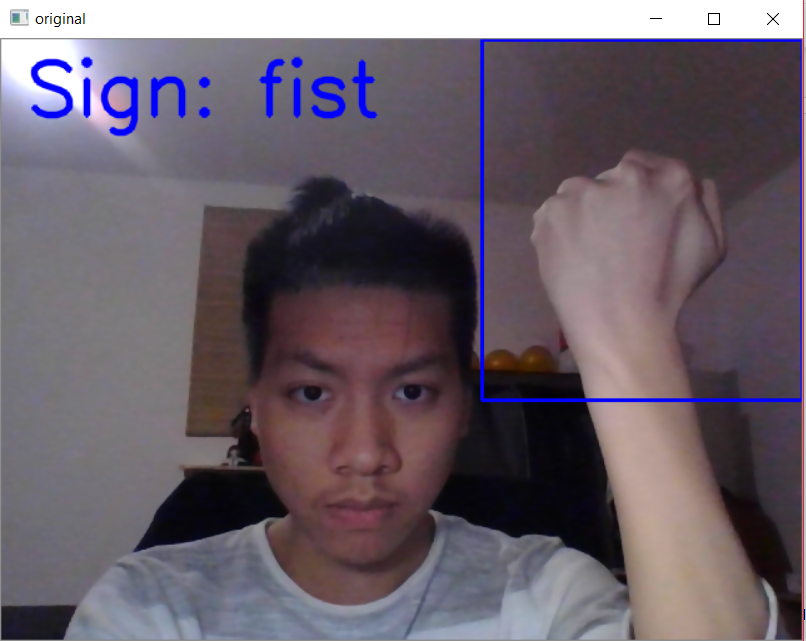
#> input picture Deep Learning with Keras/Hand Sign Detection/examples/example1.png, 806 x 641 px, given in place of the camera
$ jupyter execute --allow-errors detect_webcam.ipynb
#> lines starting #> are read from the running program, lines starting #| are printed output that depends on the picture; after the words box and inside, x2 and y2 are one past the last pixel; in counts of white or black regions, pixels touching at a corner belong together
[cell 1]
import cv2
import numpy as np
from tensorflow.keras.models import load_model

[cell 2]
prediction = ''
score = 0
bgModel = None

[cell 3]
gesture_names = {0: 'fist',
                1: 'L',
                2: 'okay',
                3: 'peace',
                4: 'palm'}

#> (a cell that did not finish here is left out)

[cell 5]
def predict_vgg(image):
    image = np.array(image, dtype = 'float32')
    image /= 255
    pred_array = model.predict(image)
    sign = gesture_names[np.argmax(pred_array)]
    score = float('%0.2f' % (max(pred_array[0])*100))
    return sign, score

[cell 6]
def remove_background(frame):
    fgmask = bgModel.apply(frame, learningRate=learningRate)
    kernel = np.ones((3, 3), np.uint8)
    fgmask = cv2.erode(fgmask, kernel, iterations=1)
    res = cv2.bitwise_and(frame, frame, mask=fgmask)
    return res

[cell 7]
cap_region_x_begin = 0.6
cap_region_y_end  =  0.6

# The threshold parameters
threshold = 60
blurValue = 41
bgSubThreshold = 50
learningRate = 0

# Registration line
predThreshold= 95

isBgCaptured  =  0

[cell 8]
import time

camera = cv2.VideoCapture(0)
camera.set(10,200)
camera.set(cv2.CAP_PROP_AUTO_EXPOSURE, 0.01)

while camera.isOpened():
    ret, frame = camera.read()
#> frame is the input picture: shape (641, 806, 3); mean B, G, R 105.9, 95.2, 105.7
    frame = cv2.bilateralFilter(frame, 5, 50, 100)
    frame = cv2.flip(frame, 1)
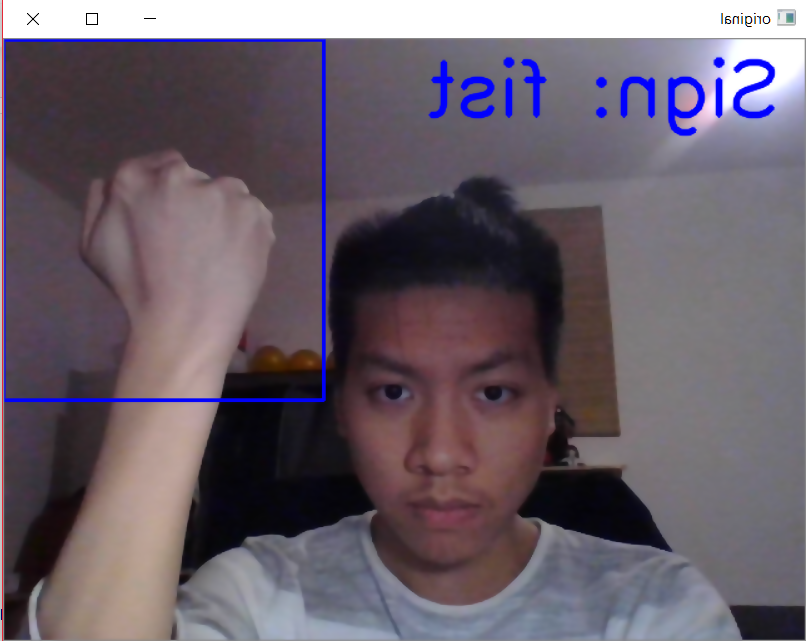
#> frame: shape (641, 806, 3); mean B, G, R 105.9, 95.2, 105.7

    cv2.rectangle(frame, (int(cap_region_x_begin * frame.shape[1]), 0),
                  (frame.shape[1], int(cap_region_y_end * frame.shape[0])), (255, 0, 0), 2)
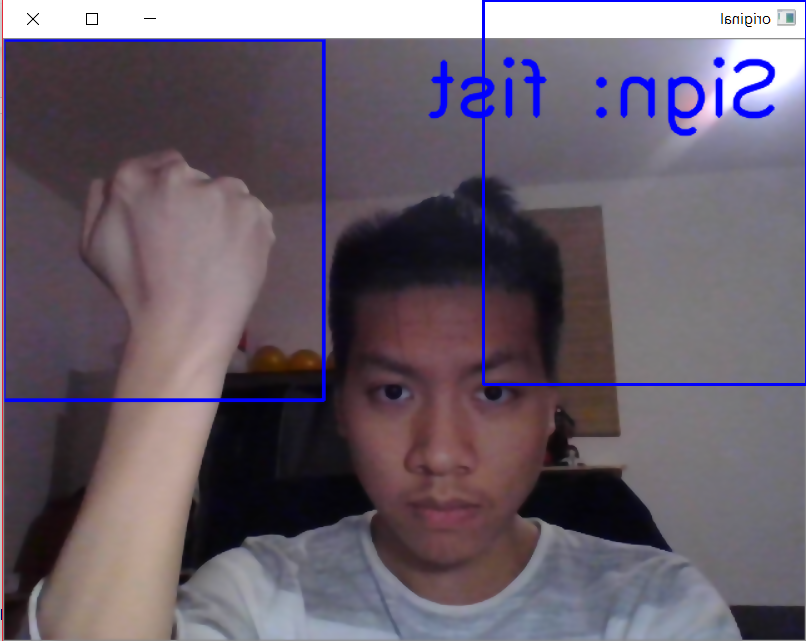
#> frame: shape (641, 806, 3); 0.61% of pixels changed, all inside (x1, y1, x2, y2) = (482, 0, 806, 386)

    if isBgCaptured == 1:
        img = remove_background(frame)

        img = img[0:int(cap_region_y_end * frame.shape[0]),
              int(cap_region_x_begin * frame.shape[1]):frame.shape[1]]

        gray = cv2.cvtColor(img, cv2.COLOR_BGR2GRAY)
        blur = cv2.GaussianBlur(gray, (blurValue, blurValue), 0)
        #cv2.imshow('original1', cv2.resize(blur, dsize=None, fx=0.5, fy=0.5))
        ret , thresh  =  cv2 . threshold ( blur , threshold , 255 , cv2 . THRESH_BINARY  +  cv2 . THRESH_OTSU )
        #cv2.imshow('thresh', cv2.resize(thresh, dsize=None, fx=0.5, fy=0.5))

        if (np.count_nonzero(thresh)/(thresh.shape[0]*thresh.shape[0])>0.2):
            if (thresh is not None):
                target = np.stack((thresh,)*3 , axis = - 1 )
                target = cv2.resize(target, (224, 224))
                target = target.reshape(1, 224, 224, 3)
                sign, score = predict_vgg(target)

                #print(sign, score)
                if (score>=predThreshold):
                    cv2.putText(frame, "Sign: " + sign, (20, 60), cv2.FONT_HERSHEY_SIMPLEX, 2,
                                (255, 0, 0), 3, lineType=cv2.LINE_AA)
    thresh = None

    k = cv2.waitKey(10)
#> (key q is pressed here)
    if  k == ord('q'):
        break
    elif  k == ord('b'):
        bgModel = cv2.createBackgroundSubtractorMOG2(0, bgSubThreshold)
        isBgCaptured = 1
        cv2.putText(frame, "Background captured", (20, 150), cv2.FONT_HERSHEY_SIMPLEX, 3,
                    (0, 0, 255), 5, lineType=cv2.LINE_AA)
        time.sleep(2)
        print('Background captured')

    elif  k  == ord('r'):

        bgModel = None
        isBgCaptured = 0
        cv2.putText(frame, "Background reset", (20, 150), cv2.FONT_HERSHEY_SIMPLEX, 3,
                    (0, 0, 255),10,lineType=cv2.LINE_AA)
        print('Background reset')
        time.sleep(1)


    cv2.imshow('original', frame)


cv2.destroyAllWindows()
camera.release()

$ run again, on Deep Learning with Keras/Hand Sign Detection/examples/example2.png
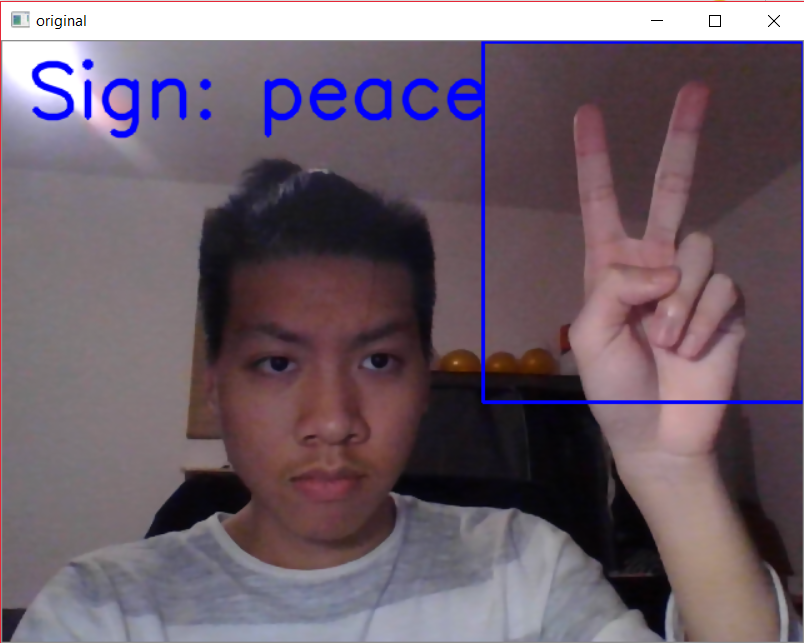
#> input picture Deep Learning with Keras/Hand Sign Detection/examples/example2.png, 804 x 643 px, given in place of the camera
#> frame is the input picture: shape (643, 804, 3); mean B, G, R 105.8, 95, 110.1
#> `frame = cv2.flip(frame, 1)`:
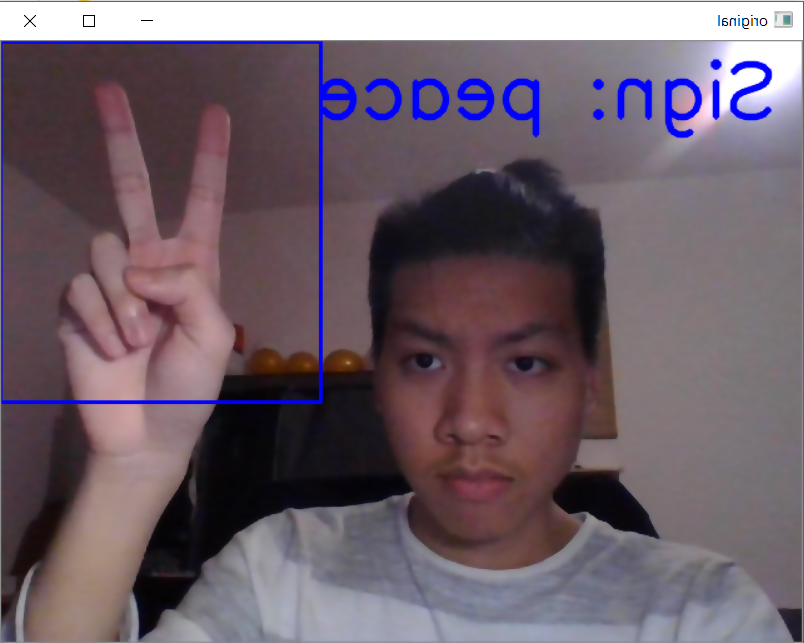
#> frame: shape (643, 804, 3); mean B, G, R 105.8, 95, 110.1
#> `cv2.rectangle(frame, (int(cap_region_x_begin * frame.shape[1]), 0), (f..`:
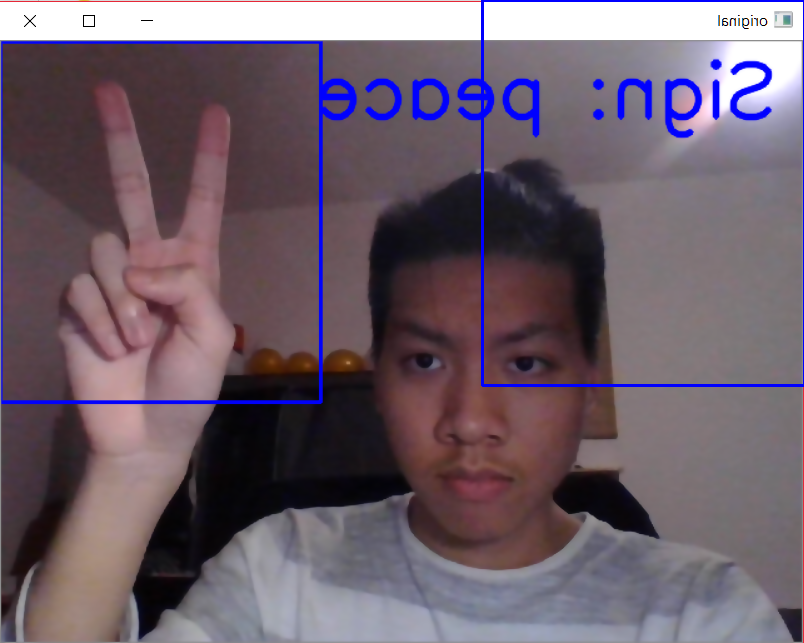
#> frame: shape (643, 804, 3); 0.6% of pixels changed, all inside (x1, y1, x2, y2) = (481, 0, 804, 387)

$ run again, on Deep Learning with Keras/Hand Sign Detection/examples/example4.png
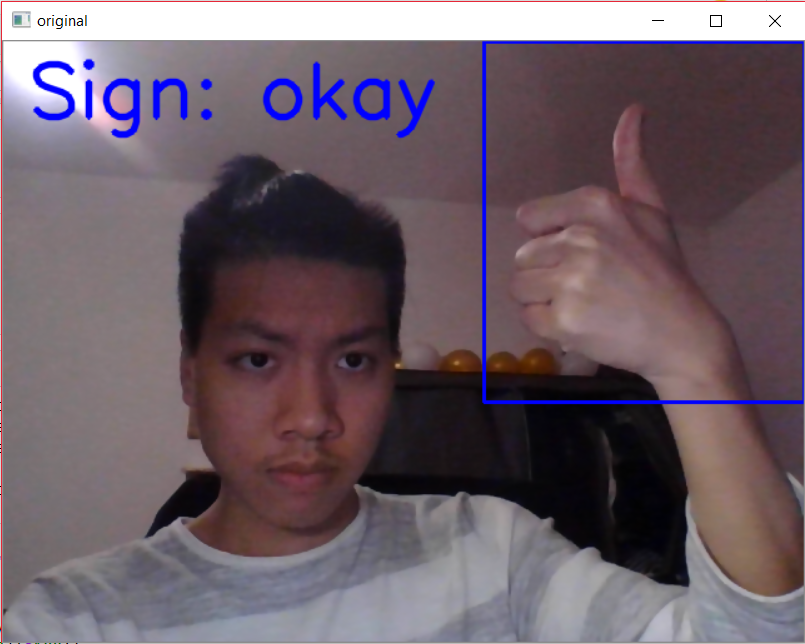
#> input picture Deep Learning with Keras/Hand Sign Detection/examples/example4.png, 805 x 644 px, given in place of the camera
#> frame is the input picture: shape (644, 805, 3); mean B, G, R 103.5, 94.1, 108.5
#> `frame = cv2.flip(frame, 1)`:
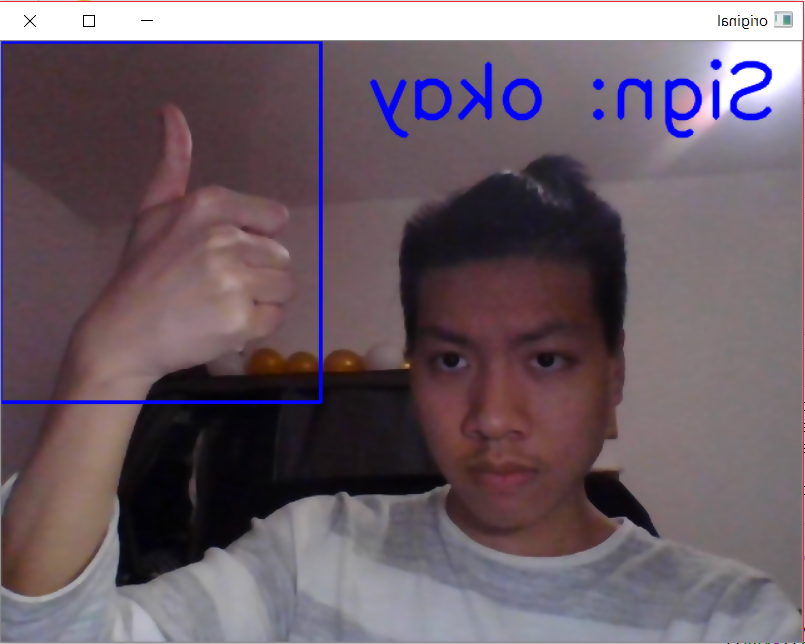
#> frame: shape (644, 805, 3); mean B, G, R 103.5, 94.1, 108.5
#> `cv2.rectangle(frame, (int(cap_region_x_begin * frame.shape[1]), 0), (f..`:
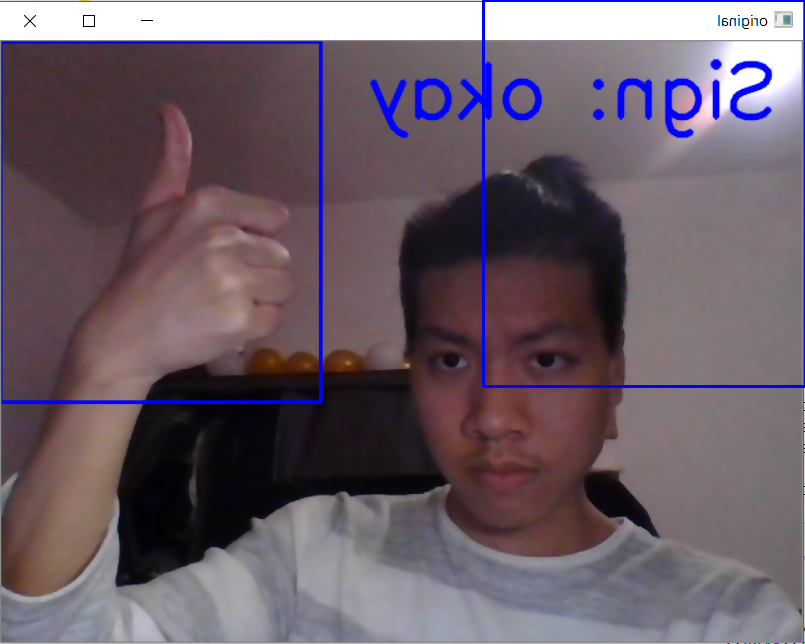
#> frame: shape (644, 805, 3); 0.61% of pixels changed, all inside (x1, y1, x2, y2) = (482, 0, 805, 388)
